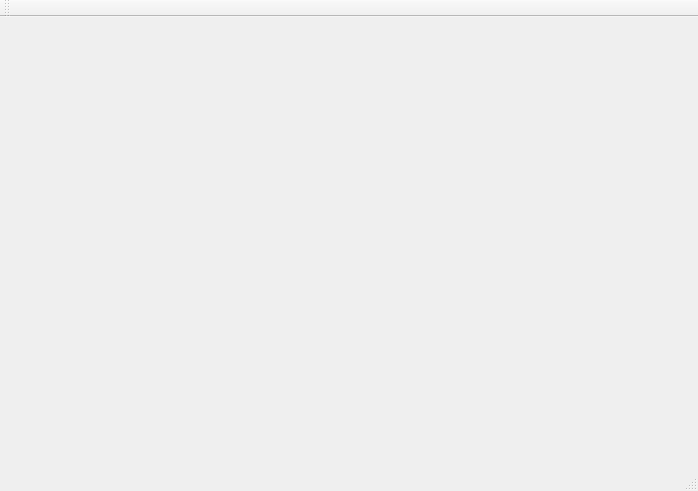
<?xml version="1.0" encoding="UTF-8"?>
<ui version="4.0">
 <class>MainWindow</class>
 <widget class="QMainWindow" name="MainWindow">
  <property name="geometry">
   <rect>
    <x>0</x>
    <y>0</y>
    <width>698</width>
    <height>491</height>
   </rect>
  </property>
  <property name="windowTitle">
   <string>MainWindow</string>
  </property>
  <widget class="QWidget" name="centralWidget"/>
  <widget class="QMenuBar" name="menuBar">
   <property name="geometry">
    <rect>
     <x>0</x>
     <y>0</y>
     <width>698</width>
     <height>21</height>
    </rect>
   </property>
  </widget>
  <widget class="QToolBar" name="mainToolBar">
   <attribute name="toolBarArea">
    <enum>TopToolBarArea</enum>
   </attribute>
   <attribute name="toolBarBreak">
    <bool>false</bool>
   </attribute>
  </widget>
  <widget class="QStatusBar" name="statusBar"/>
 </widget>
 <layoutdefault spacing="6" margin="11"/>
 <resources/>
 <connections/>
</ui>
